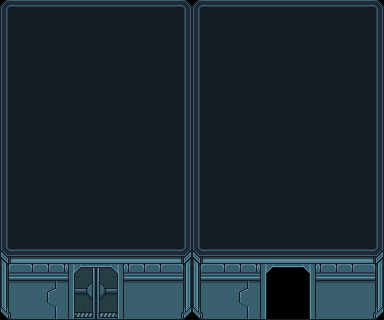

This is a level from a 2D game, rendered from its Tiled map with the project's own tilesets. A one-line summary and the complete map file follow:
An orthogonal 12x10 tile map with 32x32 px tiles, 2 tile layers (outer, door) and 4 objects.

<map version="1.10" tiledversion="1.10.2" orientation="orthogonal" renderorder="right-down" width="12" height="10" tilewidth="32" tileheight="32" infinite="0" nextlayerid="6" nextobjectid="7">
 <tileset firstgid="1" source="spaceship.tsx" />
 <layer id="1" name="outer" width="12" height="10">
  <data encoding="csv">
13,1073741834,1073741834,1073741834,1073741834,14,13,1073741834,1073741834,1073741834,1073741834,14,
8,9,9,9,9,11,8,9,9,9,9,11,
8,9,9,9,9,11,8,9,9,9,9,11,
8,9,9,9,9,11,8,9,9,9,9,11,
8,9,9,9,9,11,8,9,9,9,9,11,
8,9,9,9,9,11,8,9,9,9,9,11,
8,9,9,9,9,11,8,9,9,9,9,11,
7,10,10,10,10,12,7,10,10,10,10,12,
21,22,51,52,25,26,21,22,0,0,25,26,
35,36,65,66,39,40,35,36,0,0,39,40
</data>
 </layer>
 <layer id="2" name="door" width="12" height="10">
  <data encoding="csv">
0,0,0,0,0,0,0,0,0,0,0,0,
0,0,0,0,0,0,0,0,0,0,0,0,
0,0,0,0,0,0,0,0,0,0,0,0,
0,0,0,0,0,0,0,0,0,0,0,0,
0,0,0,0,0,0,0,0,0,0,0,0,
0,0,0,0,0,0,0,0,0,0,0,0,
0,0,0,0,0,0,0,0,0,0,0,0,
0,0,0,0,0,0,0,0,0,0,0,0,
0,0,23,24,0,0,0,0,23,24,0,0,
0,0,37,38,0,0,0,0,37,38,0,0
</data>
 </layer>
 <objectgroup id="4" name="walls" visible="0">
  <object id="1" x="0" y="0" width="192" height="320" />
  <object id="2" x="192" y="0" width="192" height="320" />
 </objectgroup>
 <objectgroup id="5" name="access_panel">
  <object id="3" x="128" y="288" width="32" height="32" />
  <object id="4" x="320" y="288" width="32" height="32" />
 </objectgroup>
</map>
